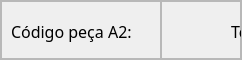
                         <widget class="QFrame" name="frame_75">
                          <property name="maximumSize">
                           <size>
                            <width>16777215</width>
                            <height>60</height>
                           </size>
                          </property>
                          <property name="frameShape">
                           <enum>QFrame::StyledPanel</enum>
                          </property>
                          <property name="frameShadow">
                           <enum>QFrame::Raised</enum>
                          </property>
                          <layout class="QHBoxLayout" name="horizontalLayout_16">
                           <property name="spacing">
                            <number>0</number>
                           </property>
                           <property name="leftMargin">
                            <number>0</number>
                           </property>
                           <property name="topMargin">
                            <number>0</number>
                           </property>
                           <property name="rightMargin">
                            <number>0</number>
                           </property>
                           <property name="bottomMargin">
                            <number>0</number>
                           </property>
                           <item>
                            <widget class="QFrame" name="frame_76">
                             <property name="sizePolicy">
                              <sizepolicy hsizetype="Preferred" vsizetype="Preferred">
                               <horstretch>0</horstretch>
                               <verstretch>0</verstretch>
                              </sizepolicy>
                             </property>
                             <property name="minimumSize">
                              <size>
                               <width>160</width>
                               <height>0</height>
                              </size>
                             </property>
                             <property name="frameShape">
                              <enum>QFrame::StyledPanel</enum>
                             </property>
                             <property name="frameShadow">
                              <enum>QFrame::Raised</enum>
                             </property>
                             <widget class="QLabel" name="label_28">
                              <property name="geometry">
                               <rect>
                                <x>10</x>
                                <y>0</y>
                                <width>160</width>
                                <height>61</height>
                               </rect>
                              </property>
                              <property name="sizePolicy">
                               <sizepolicy hsizetype="Preferred" vsizetype="Preferred">
                                <horstretch>0</horstretch>
                                <verstretch>0</verstretch>
                               </sizepolicy>
                              </property>
                              <property name="font">
                               <font>
                                <family>Equinox Bold</family>
                                <pointsize>12</pointsize>
                               </font>
                              </property>
                              <property name="text">
                               <string>Código peça A2:</string>
                              </property>
                             </widget>
                            </widget>
                           </item>
                           <item>
                            <widget class="QFrame" name="frame_77">
                             <property name="minimumSize">
                              <size>
                               <width>80</width>
                               <height>0</height>
                              </size>
                             </property>
                             <property name="frameShape">
                              <enum>QFrame::StyledPanel</enum>
                             </property>
                             <property name="frameShadow">
                              <enum>QFrame::Raised</enum>
                             </property>
                             <widget class="QLabel" name="lbl_cod_part_a2">
                              <property name="geometry">
                               <rect>
                                <x>10</x>
                                <y>0</y>
                                <width>191</width>
                                <height>61</height>
                               </rect>
                              </property>
                              <property name="sizePolicy">
                               <sizepolicy hsizetype="Expanding" vsizetype="Expanding">
                                <horstretch>1</horstretch>
                                <verstretch>1</verstretch>
                               </sizepolicy>
                              </property>
                              <property name="font">
                               <font>
                                <family>Equinox Bold</family>
                                <pointsize>12</pointsize>
                               </font>
                              </property>
                              <property name="text">
                               <string>TextLabel</string>
                              </property>
                              <property name="alignment">
                               <set>Qt::AlignCenter</set>
                              </property>
                             </widget>
                            </widget>
                           </item>
                          </layout>
                         </widget>
